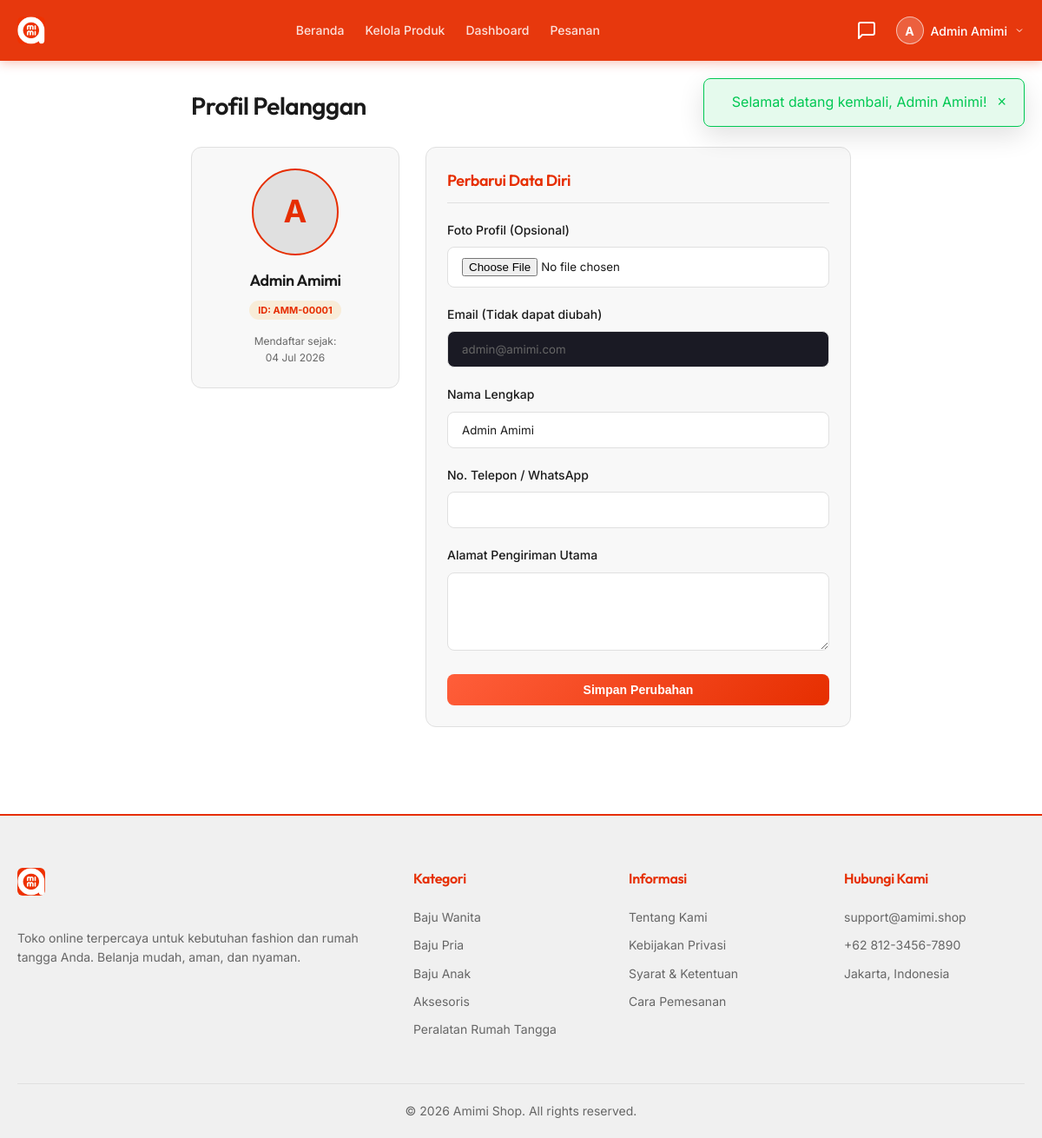
/customer/profile.php (signed in), run on the app's committed database.
### tables this page shows
CREATE TABLE IF NOT EXISTS users (
    id INT AUTO_INCREMENT PRIMARY KEY,
    customer_id VARCHAR(10) UNIQUE,
    name VARCHAR(100) NOT NULL,
    email VARCHAR(100) NOT NULL UNIQUE,
    password VARCHAR(255),
    phone VARCHAR(20),
    address TEXT,
    role ENUM('admin', 'customer') DEFAULT 'customer',
    google_id VARCHAR(100),
    avatar VARCHAR(255),
    profile_image VARCHAR(255) NULL,
    created_at TIMESTAMP DEFAULT CURRENT_TIMESTAMP,
    updated_at TIMESTAMP DEFAULT CURRENT_TIMESTAMP ON UPDATE CURRENT_TIMESTAMP
);

### customer/profile.php (the view, shortened to what this page needs)
<?php
require_once __DIR__ . '/../config/database.php';
require_once __DIR__ . '/../includes/functions.php';
$userId = $_SESSION['user_id'];
$user = getUserById($conn, $userId);
include __DIR__ . '/../includes/header.php';
?>
<div class="container" style="max-width: 800px; padding-top: 20px;">
    <h1 style="font-size: 28px; margin-bottom: 24px;"> Profil Pelanggan</h1>
    <div class="cart-layout" style="grid-template-columns: 240px 1fr; gap: 30px;">
        <div style="background-color: var(--card-dark); border: 1px solid var(--border-dark); border-radius: 12px; padding: 24px; text-align: center; height: fit-content;">
            <?php if (!empty($user['profile_image'])): ?>
                <img src="/Amimi/uploads/profiles/<?= htmlspecialchars($user['profile_image']) ?>" alt="Avatar" style="width: 100px; height: 100px; border-radius: 50%; border: 2px solid var(--primary-gold); margin-bottom: 15px; object-fit: cover;">
            <?php elseif (!empty($user['avatar'])): ?>
                <img src="<?= htmlspecialchars($user['avatar']) ?>" alt="Avatar" style="width: 100px; height: 100px; border-radius: 50%; border: 2px solid var(--primary-gold); margin-bottom: 15px; object-fit: cover;">
            <?php else: ?>
                <div style="width: 100px; height: 100px; border-radius: 50%; background-color: var(--border-dark); display: flex; align-items: center; justify-content: center; font-size: 36px; font-weight: 700; color: var(--primary-gold); border: 2px solid var(--primary-gold); margin: 0 auto 15px auto;">
                    <?= strtoupper(substr($user['name'], 0, 1)) ?>
                </div>
            <?php endif; ?>
            <h3 style="font-size: 18px; margin-bottom: 5px;"><?= htmlspecialchars($user['name']) ?></h3>
            <span style="font-size: 11px; background-color: rgba(245, 166, 35, 0.15); color: var(--primary-gold); padding: 4px 10px; border-radius: 20px; font-weight: 700; text-transform: uppercase;">
                ID: <?= htmlspecialchars($user['customer_id']) ?>
            </span>
            <p style="color: var(--text-muted); font-size: 12px; margin-top: 15px;">Mendaftar sejak:<br><?= date('d M Y', strtotime($user['created_at'])) ?></p>
        </div>
        <div class="checkout-section" style="margin-bottom: 0;">
            <h3 class="checkout-section-title"> Perbarui Data Diri</h3>
            <form action="/Amimi/customer/profile.php" method="POST" enctype="multipart/form-data">
                <div class="form-group">
                    <label class="form-label" for="profile_image">Foto Profil (Opsional)</label>
                    <input type="file" name="profile_image" id="profile_image" class="form-control" accept="image/*">
                </div>
                <div class="form-group">
                    <label class="form-label">Email (Tidak dapat diubah)</label>
                    <input type="email" class="form-control" value="<?= htmlspecialchars($user['email']) ?>" readonly style="background-color: #1a1a24; color: var(--text-muted); cursor: not-allowed;">
                </div>
                <div class="form-group">
                    <label class="form-label" for="name">Nama Lengkap</label>
                    <input type="text" name="name" id="name" class="form-control" value="<?= htmlspecialchars($user['name']) ?>" required>
                </div>
                <div class="form-group">
                    <label class="form-label" for="phone">No. Telepon / WhatsApp</label>
                    <input type="text" name="phone" id="phone" class="form-control" value="<?= htmlspecialchars($user['phone'] ?? '') ?>" required>
                </div>
                <div class="form-group">
                    <label class="form-label" for="address">Alamat Pengiriman Utama</label>
                    <textarea name="address" id="address" class="form-control" rows="4" required><?= htmlspecialchars($user['address'] ?? '') ?></textarea>
                </div>
                <button type="submit" class="btn btn-gold btn-block" style="margin-top: 10px;">Simpan Perubahan </button>
            </form>
        </div>
    </div>
</div>
<?php include __DIR__ . '/../includes/footer.php'; ?>

### css/style.css (style rules this page uses)
:root { --bg-dark: #ffffff; --card-dark: #f8f8f8; --border-dark: #e0e0e0; --text-white: #1a1a1a; --text-muted: #666666; --primary-gold: #e62e00; --primary-hover: #cc2900; --accent-yellow: #ff9800; --success: #00c853; --danger: #ff5252; --info: #00b0ff; --warning: #ffab00; --transition: all 0.3s cubic-bezier(0.25, 0.8, 0.25, 1); }
* { margin: 0; padding: 0; box-sizing: border-box; }
body { background-color: var(--bg-dark); color: var(--text-white); font-family: 'Inter', sans-serif; line-height: 1.6; overflow-x: hidden; }
h1, h2, h3, h4, h5, h6 { font-family: 'Outfit', sans-serif; font-weight: 600; letter-spacing: -0.02em; }
.container { width: 100%; max-width: 1200px; margin: 0 auto; padding: 0 20px; }
.btn { display: inline-flex; align-items: center; justify-content: center; padding: 10px 20px; border-radius: 8px; font-weight: 600; font-size: 14px; cursor: pointer; border: none; transition: var(--transition); gap: 8px; }
.btn-gold { background-color: var(--primary-gold); color: #ffffff; }
.btn-block { display: flex; width: 100%; }
.form-group { margin-bottom: 20px; }
.form-label { display: block; font-size: 14px; font-weight: 500; margin-bottom: 8px; color: #1a1a1a; }
.form-control { width: 100%; padding: 12px 16px; background-color: #ffffff; border: 1px solid var(--border-dark); border-radius: 8px; color: #1a1a1a; font-family: inherit; }
.cart-layout { display: grid; grid-template-columns: 1fr 340px; gap: 32px; }
.checkout-section { background-color: var(--card-dark); border: 1px solid var(--border-dark); border-radius: 12px; padding: 24px; margin-bottom: 24px; }
.checkout-section-title { font-size: 18px; margin-bottom: 20px; border-bottom: 1px solid var(--border-dark); padding-bottom: 10px; color: var(--primary-gold); }

### css/shopee-style.css (style rules this page uses)
:root { --primary-gold: #e62e00; --primary-dark: #e62e00; --card-dark: #1a1a2e; --bg-main: #0f0f1e; --border-dark: #2a2a3e; --text-primary: #ffffff; --text-muted: #888888; --success: #10b981; --danger: #ef4444; --accent-yellow: #fbbf24; }
.btn { padding: 10px 20px; border: none; border-radius: 8px; font-weight: 600; cursor: pointer; transition: all 0.3s ease; text-decoration: none; display: inline-block; text-align: center; }
.btn-gold { background: linear-gradient(135deg, #ff5e3a 0%, #e62e00 100%); color: #1a1a1a; }
.btn-block { width: 100%; display: block; }
.cart-layout { display: grid; grid-template-columns: 1fr 320px; gap: 25px; }

### data on the page
users: name "A", name "Admin Amimi", customer "AMM-00001", created_at "04 Jul 2026", email "admin@amimi.com"

### other printed values
substr($_SESSION['user_name'], 0, 1) "A"
$_SESSION['user_name'] "Admin Amimi"
$flash['message'] "Selamat datang kembali, Admin Amimi!"
